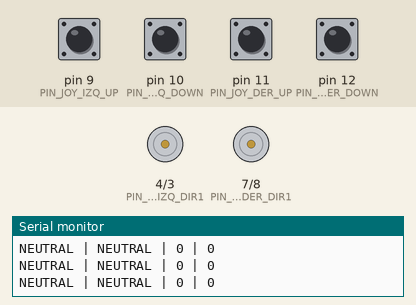
The sketch below on a simulated Arduino Uno, built with avr-gcc and run on an emulated ATmega328P. Parts: motor-driver pin pairs drawn as motors (green arrow = first pin HIGH = forward, orange = second pin HIGH = backward, longer = more drive, scaled by the enable pin), the last lines printed to the serial monitor. The inputs (shaded band) are chosen by the test bench; at power-on: pin 9 (PIN_JOY_IZQ_UP), pin 10 (PIN_JOY_IZQ_DOWN), pin 11 (PIN_JOY_DER_UP), pin 12 (PIN_JOY_DER_DOWN) HIGH.

Above: at 1.3 s.
1.4 s: pin 9 (PIN_JOY_IZQ_UP) pulled LOW for 0.15 s
At 2.7 s:
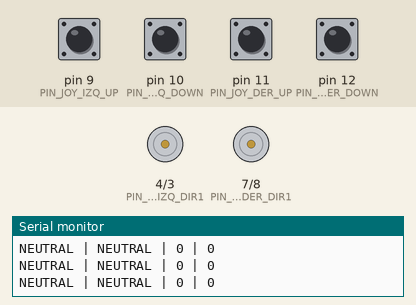
3.0 s: pin 10 (PIN_JOY_IZQ_DOWN) pulled LOW for 1 s
6.0 s: pin 11 (PIN_JOY_DER_UP) pulled LOW for 0.15 s
At 7.3 s:
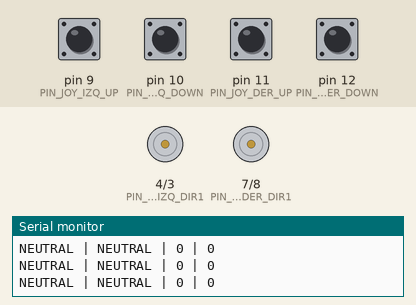
7.6 s: pin 12 (PIN_JOY_DER_DOWN) pulled LOW for 0.15 s
At 8.0 s:
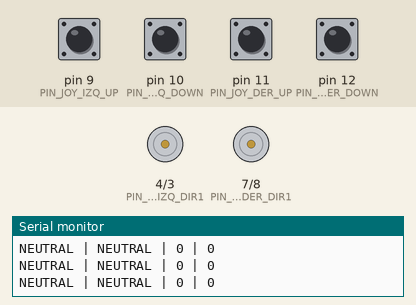
9.2 s: pin 9 (PIN_JOY_IZQ_UP) pulled LOW for 1 s
At 9.61 s:
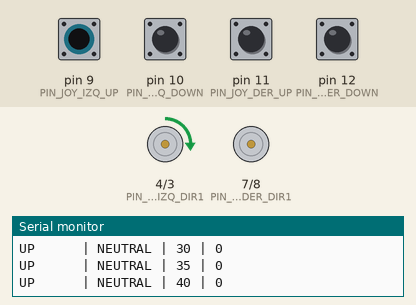
12.2 s: pin 11 (PIN_JOY_DER_UP) pulled LOW for 1 s
Timing chart, 0 to 15.2 s (numbered marks = the images above; inputs shaded):
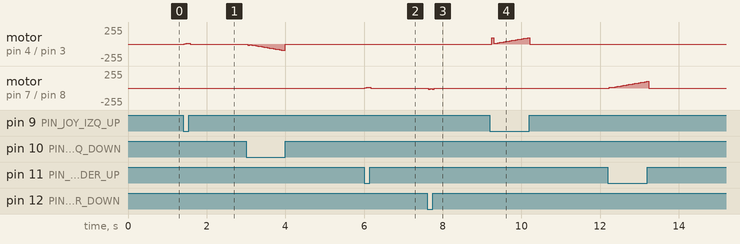

Measured:
- after the input at 1.4 s, motor on pin 4 (PIN_MOTOR_IZQ_DIR1) / pin 3 (PIN_MOTOR_IZQ_DIR2): stopped → forward 5/255 at once, → forward 10/255 0.05 s later, → forward 15/255 0.05 s later, → stopped 0.05 s later
- after the input at 6.0 s, motor on pin 7 (PIN_MOTOR_DER_DIR1) / pin 8 (PIN_MOTOR_DER_DIR2): stopped → forward 5/255 at once, → forward 10/255 0.05 s later, → forward 15/255 0.05 s later, → stopped 0.05 s later
- after the input at 7.6 s, motor on pin 7 (PIN_MOTOR_DER_DIR1) / pin 8 (PIN_MOTOR_DER_DIR2): stopped → backward 15/255 at once, → backward 10/255 0.05 s later, → backward 15/255 0.05 s later, → stopped 0.05 s later
- after the input at 9.2 s, motor on pin 4 (PIN_MOTOR_IZQ_DIR1) / pin 3 (PIN_MOTOR_IZQ_DIR2): ramps from stopped to forward 95/255 and jumps back, once every 0.91 s

The sketch:

control_diferencial.ino
```cpp
/*
 * Control Diferencial Robot - Sisifo League
 *
 * Este programa controla un robot diferencial usando dos joysticks digitales de 3 estados.
 * Cada joystick tiene DOS switches (UP y DOWN) que determinan 3 estados posibles:
 * - UP activo (LOW) = estado UP
 * - DOWN activo (LOW) = estado DOWN
 * - Ninguno activo (ambos HIGH) = estado NEUTRAL
 *
 * Los pines de entrada utilizan resistencias pullup internas con lógica invertida,
 * eliminando la necesidad de resistencias externas. Compatible con Arduino Uno/Nano estándar.
 *
 * Conexiones de Hardware:
 * - Joystick Izquierdo UP: Pin 9 (señal digital para arriba)
 * - Joystick Izquierdo DOWN: Pin 10 (señal digital para abajo)
 * - Joystick Derecho UP: Pin 12 (señal digital para arriba)
 * - Joystick Derecho DOWN: Pin A2 (señal digital para abajo)
 * - Motor Izquierdo: Pines 5 (PWM), 4 (DIR1), 3 (DIR2)
 * - Motor Derecho: Pines 6 (PWM), 7 (DIR1), 8 (DIR2)
 *
 * Funcionamiento:
 * - NEUTRAL (ningún switch activo): Motor detenido (velocidad = 0)
 * - NEUTRAL → UP: Velocidad aumenta gradualmente hasta el máximo
 * - UP → NEUTRAL: Motor se detiene instantáneamente
 * - NEUTRAL → DOWN: Velocidad aumenta gradualmente en reversa hasta el máximo
 * - DOWN → NEUTRAL: Motor se detiene instantáneamente
 *
 * Autor: Beauchef Robotics Challenge
 * Fecha: Noviembre 2025
 */

// ========== CONFIGURACIÓN DE PINES ==========
// Pines digitales para joystick izquierdo (2 switches por joystick)
const int PIN_JOY_IZQ_UP = 9;       // Señal UP izquierda
const int PIN_JOY_IZQ_DOWN = 10;    // Señal DOWN izquierda

// Pines digitales para joystick derecho (2 switches por joystick)
const int PIN_JOY_DER_UP = 11;      // Señal UP derecha
const int PIN_JOY_DER_DOWN = 12;    // Señal DOWN derecha

// Pines para motor izquierdo
const int PIN_MOTOR_IZQ_PWM = 5;   // Control de velocidad PWM
const int PIN_MOTOR_IZQ_DIR1 = 4;  // Dirección 1
const int PIN_MOTOR_IZQ_DIR2 = 3;  // Dirección 2

// Pines para motor derecho
const int PIN_MOTOR_DER_PWM = 6;   // Control de velocidad PWM
const int PIN_MOTOR_DER_DIR1 = 7;  // Dirección 1
const int PIN_MOTOR_DER_DIR2 = 8;  // Dirección 2

// ========== CONSTANTES DE CONFIGURACIÓN ==========
const int VELOCIDAD_MAXIMA = 255;    // Velocidad máxima PWM (0-255)
const int DELAY_LECTURA = 50;        // Delay entre lecturas (ms)
const int ACELERACION = 5;           // Incremento de velocidad por ciclo
const float TIEMPO_ACELERACION = 2.0; // Tiempo en segundos para alcanzar velocidad máxima

// Estados del joystick
enum EstadoJoystick {
  ESTADO_NEUTRAL,
  ESTADO_UP,
  ESTADO_DOWN
};

// ========== VARIABLES GLOBALES ==========
// Estado actual de cada joystick
EstadoJoystick estadoIzq = ESTADO_NEUTRAL;
EstadoJoystick estadoDer = ESTADO_NEUTRAL;

// Velocidad actual de cada motor (puede ser negativa)
int velocidadActualIzq = 0;
int velocidadActualDer = 0;

// Velocidad objetivo según el estado del joystick
int velocidadObjetivoIzq = 0;
int velocidadObjetivoDer = 0;

void setup() {
  // Inicializar comunicación serie para depuración
  Serial.begin(9600);
  Serial.println("=== Control Diferencial Robot - 3-State Joysticks ===");
  Serial.println("Inicializando sistema...");

  // Configurar pines de joysticks como entradas con resistencias pullup internas
  // La lógica está invertida: los joysticks deben conectar el pin a GND cuando activos
  // Cuando ningún switch está activo (ambos HIGH), el estado es NEUTRAL
  pinMode(PIN_JOY_IZQ_UP, INPUT_PULLUP);
  pinMode(PIN_JOY_IZQ_DOWN, INPUT_PULLUP);
  pinMode(PIN_JOY_DER_UP, INPUT_PULLUP);
  pinMode(PIN_JOY_DER_DOWN, INPUT_PULLUP);

  // Configurar pines de motores como salidas
  pinMode(PIN_MOTOR_IZQ_PWM, OUTPUT);
  pinMode(PIN_MOTOR_IZQ_DIR1, OUTPUT);
  pinMode(PIN_MOTOR_IZQ_DIR2, OUTPUT);

  pinMode(PIN_MOTOR_DER_PWM, OUTPUT);
  pinMode(PIN_MOTOR_DER_DIR1, OUTPUT);
  pinMode(PIN_MOTOR_DER_DIR2, OUTPUT);

  // Detener motores al inicio
  detenerMotores();

  Serial.println("Sistema listo!");
  Serial.println("Formato: EstadoIzq | EstadoDer | VelIzq | VelDer");
  Serial.println("----------------------------------------------");
}

void loop() {
  // Leer estados de los joysticks
  leerEstadosJoysticks();

  // Actualizar velocidades según el estado
  actualizarVelocidades();

  // Controlar motores
  controlarMotorIzquierdo(velocidadActualIzq);
  controlarMotorDerecho(velocidadActualDer);

  // Mostrar información por serial
  mostrarInformacion();

  // Pequeña pausa
  delay(DELAY_LECTURA);
}

// ========== FUNCIONES DE LECTURA ==========
void leerEstadosJoysticks() {
  // Leer estado del joystick izquierdo (lógica invertida: LOW = activo)
  // Solo 2 switches: UP y DOWN. Cuando ninguno está activo, se aplica NEUTRAL
  bool upIzq = digitalRead(PIN_JOY_IZQ_UP) == LOW;
  bool downIzq = digitalRead(PIN_JOY_IZQ_DOWN) == LOW;

  if (upIzq) {
    if (estadoIzq != ESTADO_UP) {
      estadoIzq = ESTADO_UP;
      velocidadObjetivoIzq = VELOCIDAD_MAXIMA;
    }
  } else if (downIzq) {
    if (estadoIzq != ESTADO_DOWN) {
      estadoIzq = ESTADO_DOWN;
      velocidadObjetivoIzq = -VELOCIDAD_MAXIMA;
    }
  } else {
    // Ningún switch activo = NEUTRAL
    if (estadoIzq != ESTADO_NEUTRAL) {
      estadoIzq = ESTADO_NEUTRAL;
      velocidadObjetivoIzq = 0;
      velocidadActualIzq = 0;  // Parada instantánea
    }
  }

  // Leer estado del joystick derecho (lógica invertida: LOW = activo)
  // Solo 2 switches: UP y DOWN. Cuando ninguno está activo, se aplica NEUTRAL
  bool upDer = digitalRead(PIN_JOY_DER_UP) == LOW;
  bool downDer = digitalRead(PIN_JOY_DER_DOWN) == LOW;

  if (upDer) {
    if (estadoDer != ESTADO_UP) {
      estadoDer = ESTADO_UP;
      velocidadObjetivoDer = VELOCIDAD_MAXIMA;
    }
  } else if (downDer) {
    if (estadoDer != ESTADO_DOWN) {
      estadoDer = ESTADO_DOWN;
      velocidadObjetivoDer = -VELOCIDAD_MAXIMA;
    }
  } else {
    // Ningún switch activo = NEUTRAL
    if (estadoDer != ESTADO_NEUTRAL) {
      estadoDer = ESTADO_NEUTRAL;
      velocidadObjetivoDer = 0;
      velocidadActualDer = 0;  // Parada instantánea
    }
  }
}

// ========== FUNCIONES DE CÁLCULO ==========
void actualizarVelocidades() {
  // Actualizar velocidad izquierda
  velocidadActualIzq = actualizarVelocidad(velocidadActualIzq, velocidadObjetivoIzq);

  // Actualizar velocidad derecha
  velocidadActualDer = actualizarVelocidad(velocidadActualDer, velocidadObjetivoDer);
}

int actualizarVelocidad(int velocidadActual, int velocidadObjetivo) {
  // Si estamos en neutral, la velocidad ya está en 0
  if (velocidadObjetivo == 0) {
    return 0;
  }

  // Si no hemos alcanzado la velocidad objetivo, incrementar gradualmente
  if (velocidadActual < velocidadObjetivo) {
    velocidadActual += ACELERACION;
    if (velocidadActual > velocidadObjetivo) {
      velocidadActual = velocidadObjetivo;
    }
  } else if (velocidadActual > velocidadObjetivo) {
    velocidadActual -= ACELERACION;
    if (velocidadActual < velocidadObjetivo) {
      velocidadActual = velocidadObjetivo;
    }
  }

  return velocidadActual;
}

// ========== FUNCIONES DE CONTROL DE MOTORES ==========
void controlarMotorIzquierdo(int velocidad) {
  if (velocidad == 0) {
    // Detener motor
    analogWrite(PIN_MOTOR_IZQ_PWM, 0);
    digitalWrite(PIN_MOTOR_IZQ_DIR1, LOW);
    digitalWrite(PIN_MOTOR_IZQ_DIR2, LOW);
  } else if (velocidad > 0) {
    // Girar hacia adelante
    analogWrite(PIN_MOTOR_IZQ_PWM, velocidad);
    digitalWrite(PIN_MOTOR_IZQ_DIR1, HIGH);
    digitalWrite(PIN_MOTOR_IZQ_DIR2, LOW);
  } else {
    // Girar hacia atrás
    analogWrite(PIN_MOTOR_IZQ_PWM, abs(velocidad));
    digitalWrite(PIN_MOTOR_IZQ_DIR1, LOW);
    digitalWrite(PIN_MOTOR_IZQ_DIR2, HIGH);
  }
}

void controlarMotorDerecho(int velocidad) {
  if (velocidad == 0) {
    // Detener motor
    analogWrite(PIN_MOTOR_DER_PWM, 0);
    digitalWrite(PIN_MOTOR_DER_DIR1, LOW);
    digitalWrite(PIN_MOTOR_DER_DIR2, LOW);
  } else if (velocidad > 0) {
    // Girar hacia adelante
    analogWrite(PIN_MOTOR_DER_PWM, velocidad);
    digitalWrite(PIN_MOTOR_DER_DIR1, HIGH);
    digitalWrite(PIN_MOTOR_DER_DIR2, LOW);
  } else {
    // Girar hacia atrás
    analogWrite(PIN_MOTOR_DER_PWM, abs(velocidad));
    digitalWrite(PIN_MOTOR_DER_DIR1, LOW);
    digitalWrite(PIN_MOTOR_DER_DIR2, HIGH);
  }
}

void detenerMotores() {
  controlarMotorIzquierdo(0);
  controlarMotorDerecho(0);
}

// ========== FUNCIONES DE DEPURACIÓN ==========
void mostrarInformacion() {
  // Mostrar estado izquierdo
  Serial.print(obtenerNombreEstado(estadoIzq));
  Serial.print(" | ");

  // Mostrar estado derecho
  Serial.print(obtenerNombreEstado(estadoDer));
  Serial.print(" | ");

  // Mostrar velocidad izquierda
  Serial.print(velocidadActualIzq);
  Serial.print(" | ");

  // Mostrar velocidad derecha
  Serial.println(velocidadActualDer);
}

String obtenerNombreEstado(EstadoJoystick estado) {
  switch (estado) {
    case ESTADO_NEUTRAL:
      return "NEUTRAL";
    case ESTADO_UP:
      return "UP     ";
    case ESTADO_DOWN:
      return "DOWN   ";
    default:
      return "UNKNOWN";
  }
}
```
